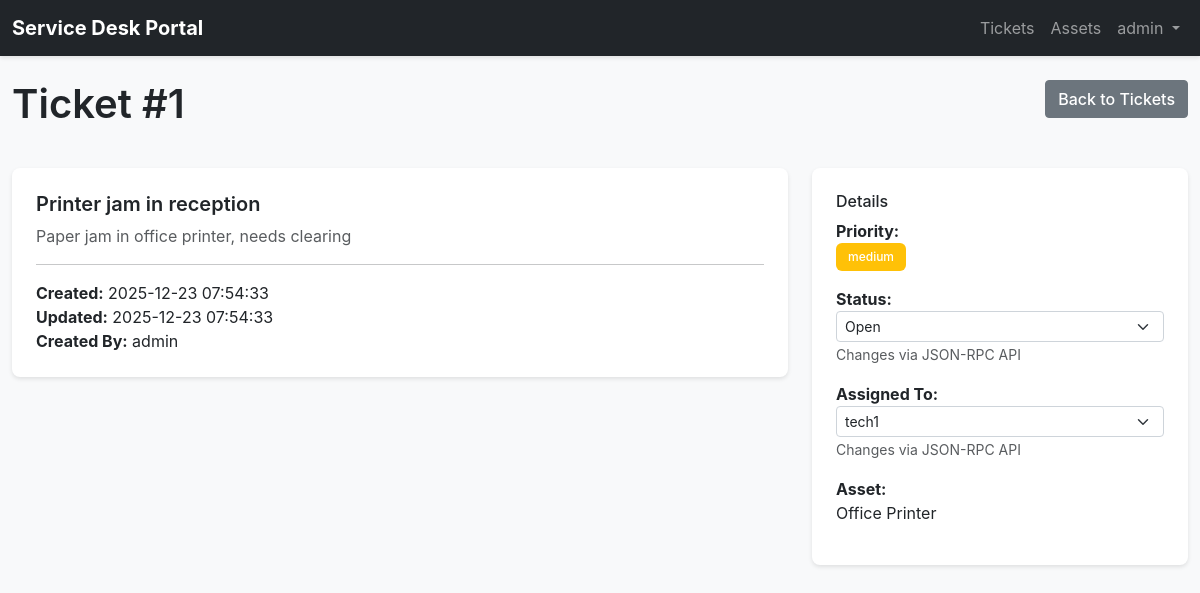
Page /index.php?action=ticket-detail&id=1 (signed in) on the committed database.
### tables this page shows
CREATE TABLE IF NOT EXISTS tickets (
    id INT AUTO_INCREMENT PRIMARY KEY,
    title VARCHAR(255) NOT NULL,
    description TEXT,
    priority ENUM('low', 'medium', 'high', 'critical') DEFAULT 'medium',
    status ENUM('open', 'in_progress', 'resolved', 'closed') DEFAULT 'open',
    asset_id INT,
    created_by INT,
    assigned_to INT,
    created_at TIMESTAMP DEFAULT CURRENT_TIMESTAMP,
    updated_at TIMESTAMP DEFAULT CURRENT_TIMESTAMP ON UPDATE CURRENT_TIMESTAMP,
    FOREIGN KEY (created_by) REFERENCES users(id) ON DELETE SET NULL,
    FOREIGN KEY (assigned_to) REFERENCES users(id) ON DELETE SET NULL,
    FOREIGN KEY (asset_id) REFERENCES assets(id) ON DELETE SET NULL,
    INDEX idx_status (status),
    INDEX idx_assigned_to (assigned_to),
    INDEX idx_created_by (created_by),
    INDEX idx_asset_id (asset_id)
);

CREATE TABLE IF NOT EXISTS users (
    id INT AUTO_INCREMENT PRIMARY KEY,
    username VARCHAR(50) UNIQUE NOT NULL,
    email VARCHAR(100) UNIQUE NOT NULL,
    password_hash VARCHAR(255) NOT NULL,
    role ENUM('admin', 'tech') NOT NULL DEFAULT 'tech',
    created_at TIMESTAMP DEFAULT CURRENT_TIMESTAMP,
    updated_at TIMESTAMP DEFAULT CURRENT_TIMESTAMP ON UPDATE CURRENT_TIMESTAMP,
    INDEX idx_username (username),
    INDEX idx_role (role)
);

CREATE TABLE IF NOT EXISTS assets (
    id INT AUTO_INCREMENT PRIMARY KEY,
    name VARCHAR(100) NOT NULL,
    asset_type VARCHAR(50) NOT NULL,
    serial_number VARCHAR(100) UNIQUE,
    location VARCHAR(100),
    status ENUM('active', 'inactive', 'retired') DEFAULT 'active',
    created_at TIMESTAMP DEFAULT CURRENT_TIMESTAMP,
    updated_at TIMESTAMP DEFAULT CURRENT_TIMESTAMP ON UPDATE CURRENT_TIMESTAMP,
    INDEX idx_asset_type (asset_type),
    INDEX idx_status (status)
);

### src/auth.php (called while the page is built, shortened)
<?php
require_once __DIR__ . '/db.php';
class Auth
{
    public static function isLoggedIn(): bool
    {
        return isset($_SESSION['user_id']) && isset($_SESSION['username']);
    }
    public static function user(): ?array
    {
        return [
            'id' => $_SESSION['user_id'],
            'username' => $_SESSION['username'],
            'role' => $_SESSION['role'],
        ];
    }
    public static function validateInput(mixed $data): string
    {
        return htmlspecialchars((string)$data, ENT_QUOTES, 'UTF-8');
    }
}
?>

### src/db.php (called while the page is built, shortened)
<?php
class Database
{
    private static ?PDO $pdo = null;
    public static function connect(): PDO
    {
        if (self::$pdo !== null) {
            return self::$pdo;
        }
        $dsn = sprintf(
            "mysql:host=%s;port=%d;dbname=%s;charset=utf8mb4",
            DB_HOST,
            DB_PORT,
            DB_NAME
        );
        self::$pdo = new PDO(
            $dsn,
            DB_USER,
            DB_PASS,
            [
                PDO::ATTR_ERRMODE => PDO::ERRMODE_EXCEPTION,
                PDO::ATTR_DEFAULT_FETCH_MODE => PDO::FETCH_ASSOC,
                PDO::ATTR_EMULATE_PREPARES => false,
            ]
        );
        return self::$pdo;
    }
    public static function query(string $sql, array $params = []): PDOStatement
    {
        $pdo = self::connect();
        $stmt = $pdo->prepare($sql);
        $stmt->execute($params);
        return $stmt;
    }
    public static function fetch(string $sql, array $params = []): array|false
    {
        return self::query($sql, $params)->fetch();
    }
    public static function fetchAll(string $sql, array $params = []): array
    {
        return self::query($sql, $params)->fetchAll();
    }
}
?>

### public/views/ticket-detail.php (the view, shortened to what this page needs)
<?php
$ticket_id = (int)($_GET['id'] ?? 0);
$ticket = Database::fetch('
    SELECT
        t.id, t.title, t.description, t.priority, t.status,
        t.created_at, t.updated_at,
        u_created.username as created_by_name,
        u_assigned.username as assigned_to_name,
        a.name as asset_name
    FROM tickets t
    LEFT JOIN users u_created ON t.created_by = u_created.id
    LEFT JOIN users u_assigned ON t.assigned_to = u_assigned.id
    LEFT JOIN assets a ON t.asset_id = a.id
    WHERE t.id = ?
', [$ticket_id]);
?>
<!DOCTYPE html>
<html lang="en">
<head>
    <link rel="stylesheet" href="https://cdn.jsdelivr.net/npm/bootstrap@5.3.0/dist/css/bootstrap.min.css">
    <link rel="stylesheet" href="/css/style.css">
</head>
<body>
    <?php include __DIR__ . '/navbar.php'; ?>
    <div class="container-fluid mt-4">
        <div class="row mb-3">
            <div class="col-md-6">
                <h1>Ticket #<?= $ticket['id'] ?></h1>
            </div>
            <div class="col-md-6 text-end">
                <a href="/index.php?action=tickets" class="btn btn-secondary">Back to Tickets</a>
            </div>
        </div>
        <div class="row">
            <div class="col-md-8">
                <div class="card">
                    <div class="card-body">
                        <h5 class="card-title"><?= Auth::validateInput($ticket['title']) ?></h5>
                        <p class="card-text text-muted"><?= Auth::validateInput($ticket['description']) ?></p>
                        <hr>
                        <strong>Created:</strong> <?= $ticket['created_at'] ?><br>
                        <strong>Updated:</strong> <?= $ticket['updated_at'] ?><br>
                        <strong>Created By:</strong> <?= Auth::validateInput($ticket['created_by_name']) ?><br>
                    </div>
                </div>
            </div>
            <div class="col-md-4">
                <div class="card">
                    <div class="card-body">
                        <h6 class="card-title">Details</h6>
                        <p>
                            <strong>Priority:</strong><br>
                            <span class="badge bg-warning"><?= Auth::validateInput($ticket['priority']) ?></span>
                        </p>
                        <p>
                            <strong>Status:</strong><br>
                            <select class="form-select form-select-sm" id="statusSelect" onchange="updateTicketStatusViaAPI(<?= $ticket['id'] ?>, this.value)">
                                <option value="open" <?= $ticket['status'] === 'open' ? 'selected' : '' ?>>Open</option>
                            </select>
                            <small class="text-muted">Changes via JSON-RPC API</small>
                        </p>
                        <p>
                            <strong>Assigned To:</strong><br>
                            <?php if ($user['role'] === 'admin'): ?>
                                <select class="form-select form-select-sm" id="assignSelect" onchange="assignTicketViaAPI(<?= $ticket['id'] ?>, this.value || null)">
                                    <?php
                                    $techs = Database::fetchAll('SELECT id, username FROM users WHERE role = "tech"');
                                    foreach ($techs as $tech):
                                    ?>
                                        <option value="<?= $tech['id'] ?>" <?= $ticket['assigned_to_name'] === $tech['username'] ? 'selected' : '' ?>>
                                            <?= Auth::validateInput($tech['username']) ?>
                                        </option>
                                    <?php endforeach; ?>
                                </select>
                                <small class="text-muted">Changes via JSON-RPC API</small>
                            <?php else: ?>
                                <span><?= $ticket['assigned_to_name'] ? Auth::validateInput($ticket['assigned_to_name']) : '<em>Unassigned</em>' ?></span>
                                <small class="text-muted d-block">(Only admins can assign)</small>
                            <?php endif; ?>
                        </p>
                        <p>
                            <strong>Asset:</strong><br>
                            <?= $ticket['asset_name'] ? Auth::validateInput($ticket['asset_name']) : '—' ?>
                        </p>
                    </div>
                </div>
            </div>
        </div>
    </div>
</body>
</html>

### public/views/navbar.php (shortened to what this page needs)
<?php
$user = Auth::user();
?>
<nav class="navbar navbar-expand-lg navbar-dark bg-dark">
    <div class="container-fluid">
        <a class="navbar-brand" href="/index.php?action=dashboard">
            <strong>Service Desk Portal</strong>
        </a>
        <div class="collapse navbar-collapse" id="navbarNav">
            <ul class="navbar-nav ms-auto">
                <li class="nav-item">
                    <a class="nav-link" href="/index.php?action=tickets">Tickets</a>
                </li>
                <li class="nav-item">
                    <a class="nav-link" href="/index.php?action=assets">Assets</a>
                </li>
                <li class="nav-item dropdown">
                    <a class="nav-link dropdown-toggle" href="#" id="userDropdown" role="button" data-bs-toggle="dropdown">
                        <?= Auth::validateInput($user['username']) ?>
                    </a>
                </li>
            </ul>
        </div>
    </div>
</nav>

### public/css/style.css (style rules this page uses)
body { font-family: -apple-system, BlinkMacSystemFont, "Segoe UI", Roboto, "Helvetica Neue", Arial, sans-serif; background-color: #f8f9fa; }
.card { border: none; border-radius: 8px; box-shadow: 0 2px 4px rgba(0, 0, 0, 0.1); }
.card-body { padding: 1.5rem; }
.navbar { box-shadow: 0 2px 4px rgba(0, 0, 0, 0.1); }
.badge { font-weight: 500; padding: 0.5rem 0.75rem; }
.btn { border-radius: 4px; font-weight: 500; }
input.form-control, textarea.form-control, select.form-select { border-radius: 4px; border: 1px solid #ced4da; }
.container-fluid { max-width: 1400px; }
h1 { font-weight: 600; color: #212529; margin-bottom: 1.5rem; }
h5 { font-weight: 600; color: #212529; }
.text-muted { color: #6c757d; }
a { text-decoration: none; }

### rows in the picture
tickets: created_by.username "admin", id "1", title "Printer jam in reception", description "Paper jam in office printer, needs clearing", created_at "2025-12-23 07:54:33", updated_at "2025-12-23 07:54:33", priority "medium", status+id "Open", asset.name "Office Printer"

### other values in the picture
form field value "tech1"
